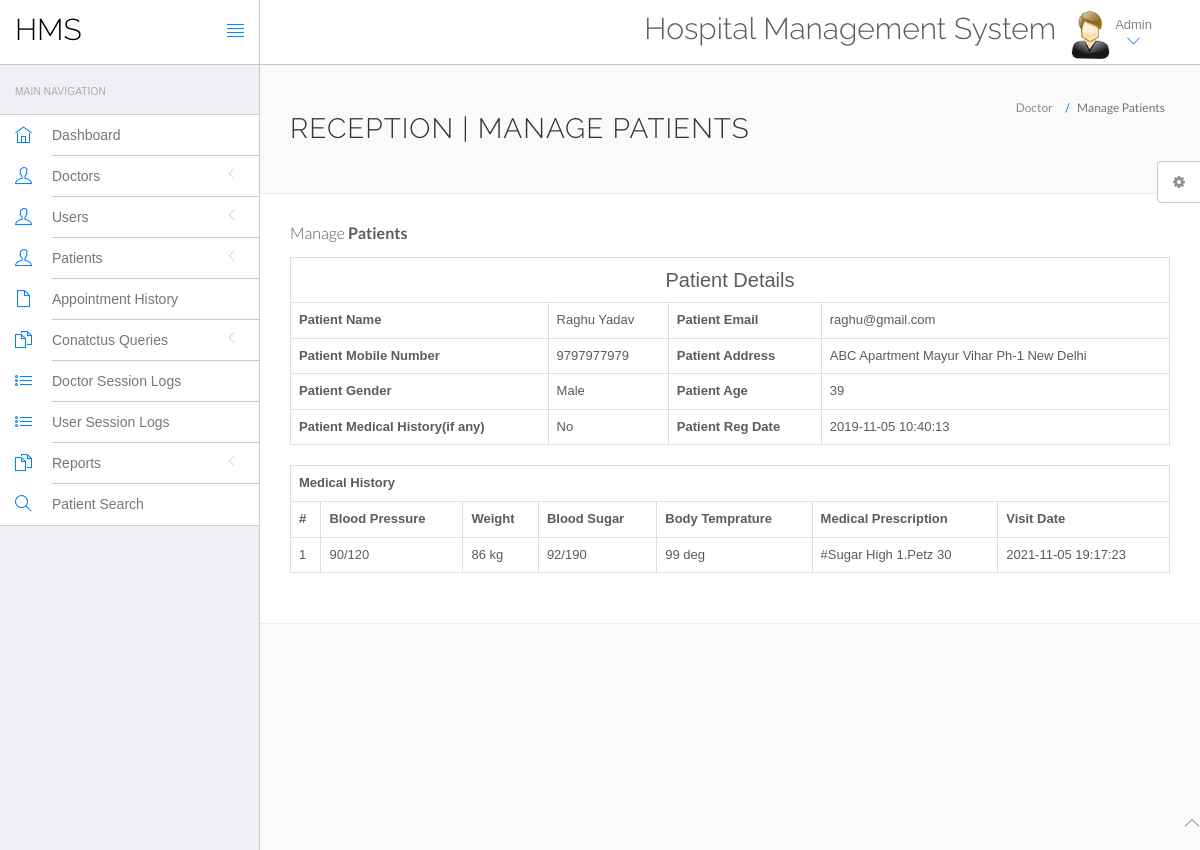
Screenshot of /hospital/hms/admin/view-patient.php?viewid=2 (signed in) with the database file from the repository.
### tables this page shows
CREATE TABLE IF NOT EXISTS `tblpatient` (
  `ID` int NOT NULL AUTO_INCREMENT,
  `Docid` int DEFAULT NULL,
  `PatientName` varchar(200) DEFAULT NULL,
  `PatientContno` bigint DEFAULT NULL,
  `PatientEmail` varchar(200) DEFAULT NULL,
  `PatientGender` varchar(50) DEFAULT NULL,
  `PatientAdd` mediumtext,
  `PatientAge` int DEFAULT NULL,
  `PatientMedhis` mediumtext,
  `CreationDate` timestamp NULL DEFAULT CURRENT_TIMESTAMP,
  `UpdationDate` timestamp NULL DEFAULT NULL ON UPDATE CURRENT_TIMESTAMP,
  PRIMARY KEY (`ID`)
);

CREATE TABLE IF NOT EXISTS `tblmedicalhistory` (
  `ID` int NOT NULL AUTO_INCREMENT,
  `PatientID` int DEFAULT NULL,
  `BloodPressure` varchar(200) DEFAULT NULL,
  `BloodSugar` varchar(200) NOT NULL,
  `Weight` varchar(100) DEFAULT NULL,
  `Temperature` varchar(200) DEFAULT NULL,
  `MedicalPres` mediumtext,
  `CreationDate` timestamp NOT NULL DEFAULT CURRENT_TIMESTAMP ON UPDATE CURRENT_TIMESTAMP,
  PRIMARY KEY (`ID`)
);

### hospital/hms/admin/view-patient.php (the view, shortened to what this page needs)
<?php
include('include/config.php');
?>
<!DOCTYPE html>
<html lang="en">
	<head>
		<link rel="stylesheet" href="vendor/bootstrap/css/bootstrap.min.css">
		<link rel="stylesheet" href="vendor/fontawesome/css/font-awesome.min.css">
		<link rel="stylesheet" href="vendor/themify-icons/themify-icons.min.css">
		<link href="vendor/animate.css/animate.min.css" rel="stylesheet" media="screen">
		<link href="vendor/perfect-scrollbar/perfect-scrollbar.min.css" rel="stylesheet" media="screen">
		<link href="vendor/switchery/switchery.min.css" rel="stylesheet" media="screen">
		<link href="vendor/bootstrap-touchspin/jquery.bootstrap-touchspin.min.css" rel="stylesheet" media="screen">
		<link href="vendor/select2/select2.min.css" rel="stylesheet" media="screen">
		<link href="vendor/bootstrap-datepicker/bootstrap-datepicker3.standalone.min.css" rel="stylesheet" media="screen">
		<link href="vendor/bootstrap-timepicker/bootstrap-timepicker.min.css" rel="stylesheet" media="screen">
		<link rel="stylesheet" href="assets/css/styles.css">
		<link rel="stylesheet" href="assets/css/plugins.css">
		<link rel="stylesheet" href="assets/css/themes/theme-1.css" id="skin_color" />
	</head>
	<body>
		<div id="app">
<?php include('include/sidebar.php');?>
<div class="app-content">
<?php include('include/header.php');?>
<div class="main-content" >
<div class="wrap-content container" id="container">
<section id="page-title">
<div class="row">
<div class="col-sm-8">
<h1 class="mainTitle">Reception | Manage Patients</h1>
</div>
<ol class="breadcrumb">
<li>
<span>Doctor</span>
</li>
<li class="active">
<span>Manage Patients</span>
</li>
</ol>
</div>
</section>
<div class="container-fluid container-fullw bg-white">
<div class="row">
<div class="col-md-12">
<h5 class="over-title margin-bottom-15">Manage <span class="text-bold">Patients</span></h5>
<?php
                               $vid=$_GET['viewid'];
                               $ret=mysqli_query($con,"select * from tblpatient where ID='$vid'");
$cnt=1;
while ($row=mysqli_fetch_array($ret)) {
                               ?>
<table border="1" class="table table-bordered">
 <tr align="center">
<td colspan="4" style="font-size:20px;color:blue">
 Patient Details</td></tr>
    <tr>
    <th scope>Patient Name</th>
    <td><?php  echo $row['PatientName'];?></td>
    <th scope>Patient Email</th>
    <td><?php  echo $row['PatientEmail'];?></td>
  </tr>
  <tr>
    <th scope>Patient Mobile Number</th>
    <td><?php  echo $row['PatientContno'];?></td>
    <th>Patient Address</th>
    <td><?php  echo $row['PatientAdd'];?></td>
  </tr>
    <tr>
    <th>Patient Gender</th>
    <td><?php  echo $row['PatientGender'];?></td>
    <th>Patient Age</th>
    <td><?php  echo $row['PatientAge'];?></td>
  </tr>
  <tr>
    <th>Patient Medical History(if any)</th>
    <td><?php  echo $row['PatientMedhis'];?></td>
     <th>Patient Reg Date</th>
    <td><?php  echo $row['CreationDate'];?></td>
  </tr>
<?php }?>
</table>
<?php
$ret=mysqli_query($con,"select * from tblmedicalhistory  where PatientID='$vid'");
 ?>
<table id="datatable" class="table table-bordered dt-responsive nowrap" style="border-collapse: collapse; border-spacing: 0; width: 100%;">
  <tr align="center">
   <th colspan="8" >Medical History</th>
  </tr>
  <tr>
    <th>#</th>
<th>Blood Pressure</th>
<th>Weight</th>
<th>Blood Sugar</th>
<th>Body Temprature</th>
<th>Medical Prescription</th>
<th>Visit Date</th>
</tr>
<?php
while ($row=mysqli_fetch_array($ret)) {
  ?>
<tr>
  <td><?php echo $cnt;?></td>
 <td><?php  echo $row['BloodPressure'];?></td>
 <td><?php  echo $row['Weight'];?></td>
 <td><?php  echo $row['BloodSugar'];?></td>
  <td><?php  echo $row['Temperature'];?></td>
  <td><?php  echo $row['MedicalPres'];?></td>
  <td><?php  echo $row['CreationDate'];?></td>
</tr>
<?php $cnt=$cnt+1;} ?>
</table>
</div>
</div>
</div>
</div>
</div>
</div>
</div>
	<?php include('include/footer.php');?>
	<?php include('include/setting.php');?>
	</body>
</html>

### hospital/hms/admin/assets/css/themes/theme-1.css (style rules this page uses)
body { background: #FAFAFA; }

### rows the page displays
tblpatient: PatientName "Raghu Yadav", PatientEmail "raghu@gmail.com", PatientContno "9797977979", PatientAdd "ABC Apartment Mayur Vihar Ph-1 New Delhi", PatientGender "Male", PatientAge "39", PatientMedhis "No", CreationDate "2019-11-05 10:40:13"
tblmedicalhistory: BloodPressure "90/120", Weight "86 kg", BloodSugar "92/190", Temperature "99 deg", MedicalPres "#Sugar High 1.Petz 30", CreationDate "2021-11-05 19:17:23"
